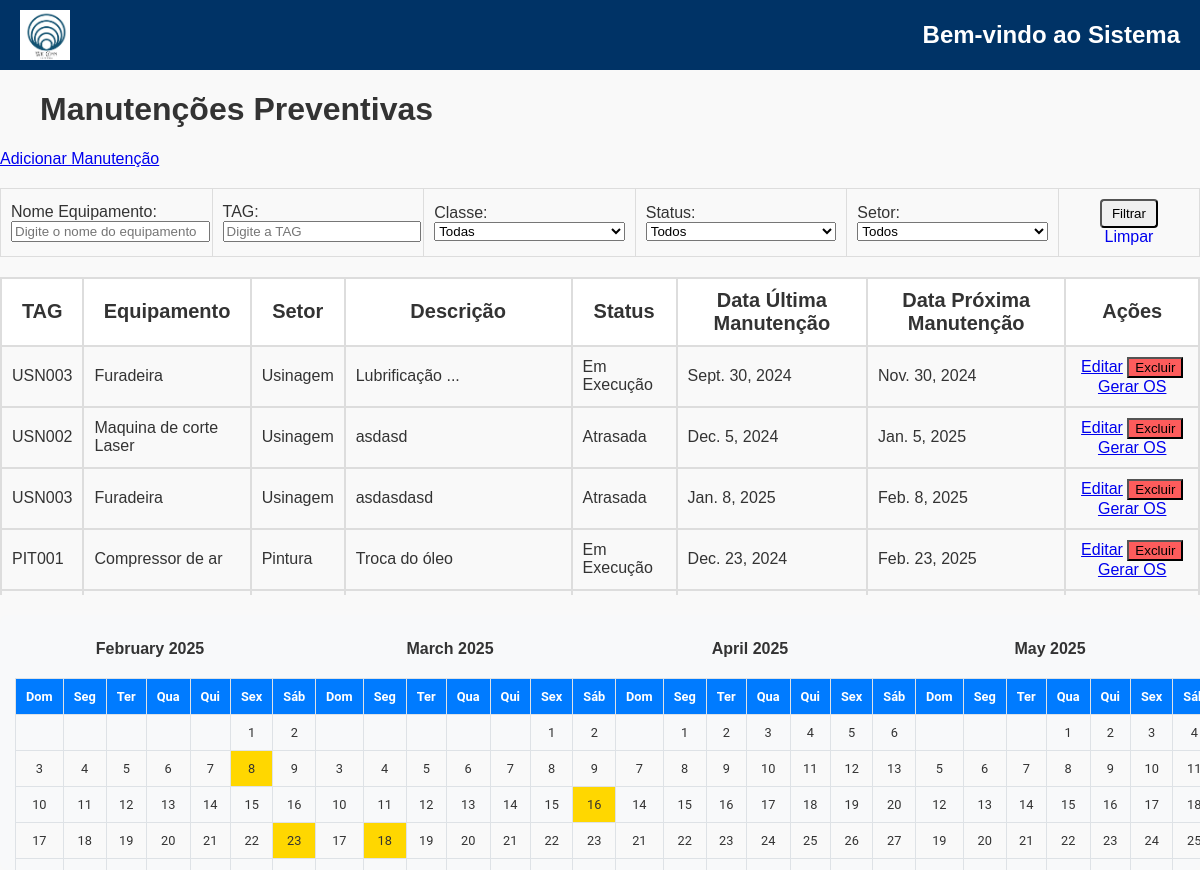
/manutencoes/ (signed in), run on the app's committed database.
### GestaoPrev/models.py (models this page shows, shortened)
class ManutencaoPreventiva(models.Model):
    equipamento = models.ForeignKey(
        'CadEquip.Equipamento', on_delete=models.CASCADE, related_name='manutencoes'
    )
    pecas = models.ManyToManyField(
    'cadEstoque.Pecas',
    related_name='manutencoes',
    blank=True
    )
    tipo_calculo = models.CharField(max_length=100, choices=[('horas', 'Horas'), ('meses', 'Meses'), ('ambos', 'Ambos')])
    requer_parada = models.BooleanField(default=False)
    descricao = models.TextField()
    status = models.CharField(max_length=50, choices=[
        ('programada', 'Programada'),
        ('em_execucao', 'Em Execução'),
        ('atrasada', 'Atrasada')
    ], default='Programada')
    duracao_estimada = models.FloatField(help_text="Duração estimada em horas", null=True)
    duracao_real = models.FloatField(help_text="Duração real em horas", null=True)
    data_ultima_manutencao = models.DateField(null=True, blank=True)
    data_proxima_manutencao = models.DateField(null=True, blank=True)
    horimetro_atual = models.FloatField(null=True, blank=True)
    periodo_meses = models.IntegerField(null=True, blank=True)
    horas_intervalo = models.FloatField(null=True, blank=True)
    procedimentos = models.FileField(upload_to='procedimento_pdfs/', blank=True, null=True)
    @classmethod
    def atualizar_todos_status(cls):
        hoje = date.today()
        cls.objects.filter(
            data_proxima_manutencao__lt=hoje,
            status='programada'
        ).update(status='atrasada')
        cls.objects.filter(
            data_proxima_manutencao__gte=hoje,
            status='atrasada'
        ).update(status='programada')

### CadEquip/models.py (models this page shows, shortened)
class Equipamento(models.Model):
    CLASSIFICACAO = [
        ('a', 'A'),
        ('b', 'B'),
        ('c', 'C'),
    ]
    nome = models.CharField(max_length=200)
    tag = models.CharField(max_length=200, unique=True)
    patrimonio = models.CharField(
        max_length=200,
        unique=True,
        blank=True,  # Allow blank values
        null=True   # Allow null values
    )
    modelo = models.CharField(max_length=200)
    fabricante = models.CharField(max_length=200)
    numero_serie = models.CharField(max_length=200, unique=False, blank=True, null=True)
    ano_fabricacao = models.CharField(max_length=200, blank=True, null=True)
    data_criacao = models.DateTimeField(auto_now_add=True)
    setor = models.ForeignKey('gestaoOS.Setor', on_delete=models.CASCADE, related_name='equipamentos')
    local = models.CharField(max_length=150, blank=True, null=True)
    foto = models.ImageField(upload_to='fotos_equipamentos/%Y/%m/%d/', null=True, blank=True)
    fornecedor = models.ForeignKey(
        'CadFornecedor.Fornecedor',  # Relaciona ao modelo Fornecedor do app CadFornecedor
        on_delete=models.SET_NULL,
        related_name='equipamentos',
        null=True,
        blank=True
    )
    manual_operacao = models.FileField(upload_to='manuais/', null=True, blank=True)
    garantia_termino = models.DateField(null=True, blank=True)
    classe = models.CharField(max_length=1, blank=True, null=True)
    ssma = models.CharField(
        max_length=1,
        choices=CLASSIFICACAO,
        default='c',
    )
    qualidade = models.CharField(
        max_length=1,
        choices=CLASSIFICACAO,
        default='c',
    )
    operacao = models.CharField(
        max_length=1,
        choices=CLASSIFICACAO,
        default='c',
    )
    entrega = models.CharField(
        max_length=1,
        choices=CLASSIFICACAO,
        default='c',
    )
    mtbf = models.CharField(
        max_length=1,
        choices=CLASSIFICACAO,
        default='c',
    )
    mttr = models.CharField(
        max_length=1,
        choices=CLASSIFICACAO,
        default='c',
    )
    horimetro_atual = models.FloatField(default=0, help_text="Horas totais de operação do equipamento")
    ultima_atualizacao = models.DateTimeField(null=True, blank=True)
    class Meta:
        verbose_name = 'Equipamento'
        verbose_name_plural = 'Equipamentos'

### gestaoOS/models.py (models this page shows)
class Setor(models.Model):
    nome = models.CharField(max_length=100, unique=True)
    def __str__(self):
        return self.nome

### GestaoPrev/views.py (the view)
# urls.py: path('manutencoes/', views.listar_manutencoes, name='listar_manutencoes'),
@login_required
def listar_manutencoes(request):
    ManutencaoPreventiva.atualizar_todos_status()
    manutencoes = ManutencaoPreventiva.objects.select_related('equipamento')
    nome_equipamento = request.GET.get('nome_equipamento', '')
    tag_equipamento = request.GET.get('tag_equipamento', '')
    classe_equipamento = request.GET.get('classe_equipamento', '')
    status_manutencao = request.GET.get('status', '')
    setor = request.GET.get('setor', '')
    data_filter = request.GET.get('date')
    if nome_equipamento:
        manutencoes = manutencoes.filter(equipamento__nome__icontains=nome_equipamento)
    if tag_equipamento:
        manutencoes = manutencoes.filter(equipamento__tag__icontains=tag_equipamento)
    if classe_equipamento:
        manutencoes = manutencoes.filter(equipamento__classe__icontains=classe_equipamento)
    if status_manutencao:
        manutencoes = manutencoes.filter(status=status_manutencao)
    if setor:
        try:
            setor_id = int(setor)
            manutencoes = manutencoes.filter(equipamento__setor_id=setor_id)
        except ValueError:
            pass
    if data_filter:
        try:
            filter_date = datetime.strptime(data_filter, '%Y-%m-%d').date()
            manutencoes = manutencoes.filter(data_proxima_manutencao=filter_date)
        except ValueError:
            pass
    manutencoes = manutencoes.order_by('data_proxima_manutencao')
    equipamentos = Equipamento.objects.all()
    classes_equipamento = equipamentos.values_list('classe', flat=True).distinct()
    setores = equipamentos.values('setor', 'setor__nome').distinct().order_by('setor__nome')
    status_choices = dict(ManutencaoPreventiva._meta.get_field('status').choices)
    today = date.today()
    calendars = []
    maintenance_dates = {}
    for i in range(12):
        target_date = today + timedelta(days=i*31)
        year = target_date.year
        month = target_date.month
        month_maintenances = ManutencaoPreventiva.objects.filter(
            data_proxima_manutencao__year=year,
            data_proxima_manutencao__month=month
        ).values_list('data_proxima_manutencao', flat=True)
        maintenance_dates[f"{year}-{month}"] = [
            date.strftime('%Y-%m-%d') for date in month_maintenances
        ]
        calendars.append(get_month_calendar(year, month))
    context = {
        'manutencoes': manutencoes,
        'calendars': calendars,
        'maintenance_dates': json.dumps(maintenance_dates),
        'today': today,
        'equipamentos': equipamentos,
        'classes_equipamento': classes_equipamento,
        'setores': setores,
        'status_choices': status_choices,
        'filtros': {
            'nome_equipamento': nome_equipamento,
            'tag_equipamento': tag_equipamento,
            'classe_equipamento': classe_equipamento,
            'status': status_manutencao,
            'setor': setor,
        }
    }
    return render(request, 'listar_manutencoes.html', context)

### GestaoPrev/views.py (called while the page is built)
def get_month_calendar(year, month):
    cal = calendar.monthcalendar(year, month)
    month_name = calendar.month_name[month]
    return {
        'calendar': cal,
        'month_name': month_name,
        'year': year,
        'month': month
    }

### GestaoPrev/templates/listar_manutencoes.html (shortened to what this page needs)
{% extends 'base.html' %}
{% load static %}
{% block content %}
<link rel="stylesheet" href="https://maxcdn.bootstrapcdn.com/font-awesome/4.7.0/css/font-awesome.min.css">
<div class="content-container">
    <div class="top-side">
        <h1 style="text-align: left; margin-left: 40px;">Manutenções Preventivas</h1>
        <a href="{% url 'criar_manutencao' %}" class="custom-button">Adicionar Manutenção</a>
    </div>
    <table class="tabela-sem-divisoes" style="border: none">
        <form method="get">
            <td style="width: 15%">
                <div>
                    <label for="nome_equipamento">Nome Equipamento:</label>
                    <input type="text" name="nome_equipamento" id="nome_equipamento" placeholder="Digite o nome do equipamento" value="{{ filtros.nome_equipamento }}">
                </div>
            </td>
            <td style="width: 15%">
                <div>
                    <label for="tag_equipamento">TAG:</label>
                    <input type="text" name="tag_equipamento" id="tag_equipamento" placeholder="Digite a TAG" value="{{ filtros.tag_equipamento }}">
                </div>
            </td>
            <td style="width: 15%">
                <div>
                    <label for="classe_equipamento">Classe:</label>
                    <select name="classe_equipamento" id="classe_equipamento">
                        <option value="">Todas</option>
                    </select>
                </div>
            </td>
            <td style="width: 15%">
                <div>
                    <label for="status">Status:</label>
                    <select name="status" id="status">
                        <option value="">Todos</option>
                    </select>
                </div>
            </td>
            <td style="width: 15%">
                <div>
                    <label for="setor">Setor:</label>
                    <select name="setor" id="setor">
                        <option value="">Todos</option>
                    </select>
                </div>
            </td>
            <td style="width: 10%;">
                <div style="text-align: center;">
                    <button type="submit" class="btn btn-primary">Filtrar</button>
                    <a href="{% url 'listar_manutencoes' %}" class="btn btn-primary">Limpar</a>
                </div>
            </td>
        </form>
    </table>
    <div class="maintenance-table-container">
    <table class="maintenance-table" border="1">
        <thead>
            <tr>
                <th>TAG</th>
                <th>Equipamento</th>
                <th>Setor</th>
                <th>Descrição</th>
                <th>Status</th>
                <th>Data Última Manutenção</th>
                <th>Data Próxima Manutenção</th>
                <th>Ações</th>
            </tr>
        </thead>
        <tbody>
            {% for manutencao in manutencoes %}
            <tr>
                <td>{{ manutencao.equipamento.tag }}</td>
                <td>{{ manutencao.equipamento.nome }}</td>
                <td>{{ manutencao.equipamento.setor }}</td>
                <td>{{ manutencao.descricao|truncatechars:50 }}</td>
                <td>{{ manutencao.get_status_display }}</td>
                <td>{{ manutencao.data_ultima_manutencao }}</td>
                <td>{{ manutencao.data_proxima_manutencao }}</td>
                <td style="text-align: center;">
                    <a href="{% url 'editar_manutencao' manutencao.id %}" class="custom-button table-button">Editar</a>
                    <form method="post" action="{% url 'excluir_manutencao' manutencao.id %}" style="display:inline;" onsubmit="return confirmDelete();">
                        <button type="submit" class="custom-button table-button delete-button">Excluir</button>
                    </form>
                    <a href="{% url 'gerar_os_preventiva' manutencao.id %}" class="custom-button table-button">Gerar OS</a>
                </td>
            </tr>
            {% endfor %}
        </tbody>
    </table>
    </div>
    <div class="calendar-sidebar" id="calendarSection">
        <div class="calendar-grid">
            <div class="calendar-row">
                {% for cal in calendars|slice:":4" %}
                <div class="calendar-month">
                    <h3 class="month-title">{{ cal.month_name }} {{ cal.year }}</h3>
                    <table class="calendar" data-year="{{ cal.year }}" data-month="{{ cal.month }}">
                        <thead>
                            <tr>
                                <th>Dom</th>
                                <th>Seg</th>
                                <th>Ter</th>
                                <th>Qua</th>
                                <th>Qui</th>
                                <th>Sex</th>
                                <th>Sáb</th>
                            </tr>
                        </thead>
                        <tbody>
                            {% for week in cal.calendar %}
                            <tr>
                                {% for day in week %}
                                {% if day != 0 %}
                                <td class="{% if day == today.day and cal.month == today.month and cal.year == today.year %}today{% endif %}"
                                    data-date="{{ day }}"
                                    data-year="{{ cal.year }}"
                                    data-month="{{ cal.month }}"
                                    onclick="filterByDate(this)">
                                    {{ day }}
                                </td>
                                {% else %}
                                <td></td>
                                {% endif %}
                                {% endfor %}
                            </tr>
                            {% endfor %}
                        </tbody>
                    </table>
                </div>
                {% endfor %}
            </div>
        </div>
    </div>
</div>
{% endblock %}

### gestaoOS/static/css/style.css (style rules this page uses)
body { font-family: Garamond, sans-serif; margin: 0; padding: 0; background-color: #f9f9f9; color: #333; }
.btn { padding: 5px 10px; text-decoration: none; border-radius: 4px; transition: background-color 0.3s; }
table { width: 100%; border-collapse: collapse; margin-top: 20px; }
table, th, td { border: 1px solid #ddd; }
th, td { padding: 10px; text-align: left; }
th { background-color: #f1f1f1; }
tr:nth-child(even) { background-color: #f9f9f9; }
input, select, textarea { width: 100%; }

### GestaoPrev/templates/listar_manutencoes.html (style rules this page uses)
.content-container th { font-size: 20px; text-align: center; }
.content-container { height: 100vh; display: flex; flex-direction: column; }
.content-container .delete-button { background-color: rgb(253, 92, 92); }
.calendar-sidebar { height: 20vh; overflow-y: auto; padding: 15px; background-color: #f8f9fa; border-radius: 8px; margin-top: auto; }
.calendar { width: 100%; border-collapse: collapse; margin-bottom: 20px; font-family: 'Roboto', sans-serif; }
.maintenance-table-container { height: 60vh; overflow-y: auto; margin-bottom: 20px; }
.calendar-sidebar { height: 40vh; overflow-y: auto; padding: 15px; background-color: #f8f9fa; border-radius: 8px; margin-top: auto; }
.maintenance-table { width: 100%; border-collapse: separate; border-spacing: 0; }
.maintenance-table thead th { position: sticky; top: 0; background-color: white; z-index: 1; }
.calendar th, .calendar td { padding: 10px; text-align: center; border: 1px solid #dee2e6; font-size: 1em; }
.calendar th { background-color: #007bff; color: white; }
.calendar td { cursor: pointer; transition: background-color 0.3s; }
.maintenance-date { background-color: #ffd700; }
.today { font-weight: bold; border: 2px solid #007bff; }
.month-title { text-align: center; margin: 10px 0; font-size: 1.5em; color: #333; }
.calendar-grid { display: flex; flex-direction: column; gap: 30px; }
.calendar-row { display: flex; justify-content: space-between; gap: 30px; }
.calendar-month { flex: 1; min-width: 0; }
.calendar-month .calendar { width: 100%; font-size: 0.8em; }
.calendar-month .month-title { font-size: 1em; text-align: center; margin-bottom: 5px; }

### data on the page
ManutencaoPreventiva: equipamento.tag "USN003", equipamento.nome "Furadeira", equipamento.setor "Usinagem", descricao "Lubrificação ...", status "Em Execução", data_ultima_manutencao "Sept. 30, 2024", data_proxima_manutencao "Nov. 30, 2024"
ManutencaoPreventiva: equipamento.tag "USN002", equipamento.nome "Maquina de corte Laser", equipamento.setor "Usinagem", descricao "asdasd", status "Atrasada", data_ultima_manutencao "Dec. 5, 2024", data_proxima_manutencao "Jan. 5, 2025"
ManutencaoPreventiva: equipamento.tag "USN003", equipamento.nome "Furadeira", equipamento.setor "Usinagem", descricao "asdasdasd", status "Atrasada", data_ultima_manutencao "Jan. 8, 2025", data_proxima_manutencao "Feb. 8, 2025"
ManutencaoPreventiva: equipamento.tag "PIT001", equipamento.nome "Compressor de ar", equipamento.setor "Pintura", descricao "Troca do óleo", status "Em Execução", data_ultima_manutencao "Dec. 23, 2024", data_proxima_manutencao "Feb. 23, 2025"

### other printed values
{{ cal.month_name }} "February" "March" "April" "May"
{{ cal.year }} "2025" "2025" "2025" "2025"
{{ day }} "1" "2" "3" "4" "5" "6" "7" "8" "9" "10" "11" "12" "13" "14" "15" "16" "17" "18" "19" "20" "21" "22" "23" "1" "2" "3" "4" "5" "6" "7" "8" "9" "10" "11" "12" "13" "14" "15" "16" "17" "18" "19" "20" "21" "22" "23" "1" "2" "3" "4" "5" "6" "7" "8" "9" "10" "11" "12" "13" "14" "15" "16" "17" "18" "19" "20" "21" "22" "23" "24" "25" "26" "27" "1" "2" "3" "4" "5" "6" "7" "8" "9" "10" "11" "12" "13" "14" "15" "16" "17" "18" "19" "20" "21" "22" "23" "24" "25"
